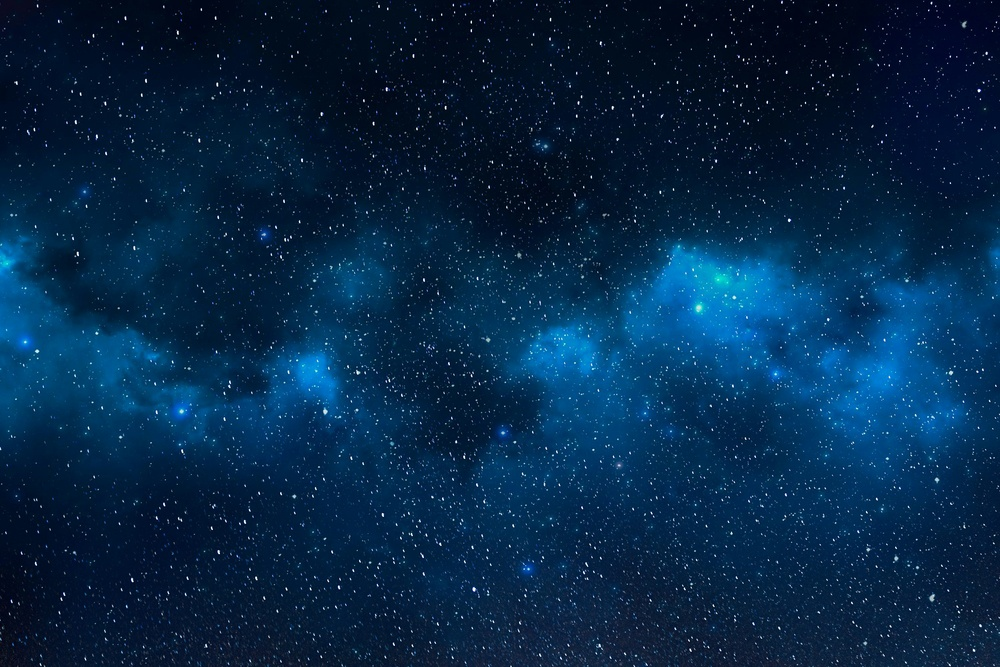
#> input picture referencias/contadordeestrela/exemplo.jpg, 1000 x 667 px, shrunk from 3000 x 2000 before the run
$ python contadordeestrela.py
#> lines starting #> are read from the running program, lines starting #| are printed output that depends on the picture; after the words box and inside, x2 and y2 are one past the last pixel; in counts of white or black regions, pixels touching at a corner belong together
import cv2
import numpy as np
from skimage import measure
import matplotlib.pyplot as plt

# Função para carregar e pré-processar a imagem
def preprocess_image(image_path):
    # Carrega a imagem
#> called with image_path = './exemplo.jpg'
    img = cv2.imread(image_path, cv2.IMREAD_COLOR)
#> img is the input picture: shape (667, 1000, 3); mean B, G, R 71.3, 39, 5.1

    # Converte para escala de cinza
    gray = cv2.cvtColor(img, cv2.COLOR_BGR2GRAY)
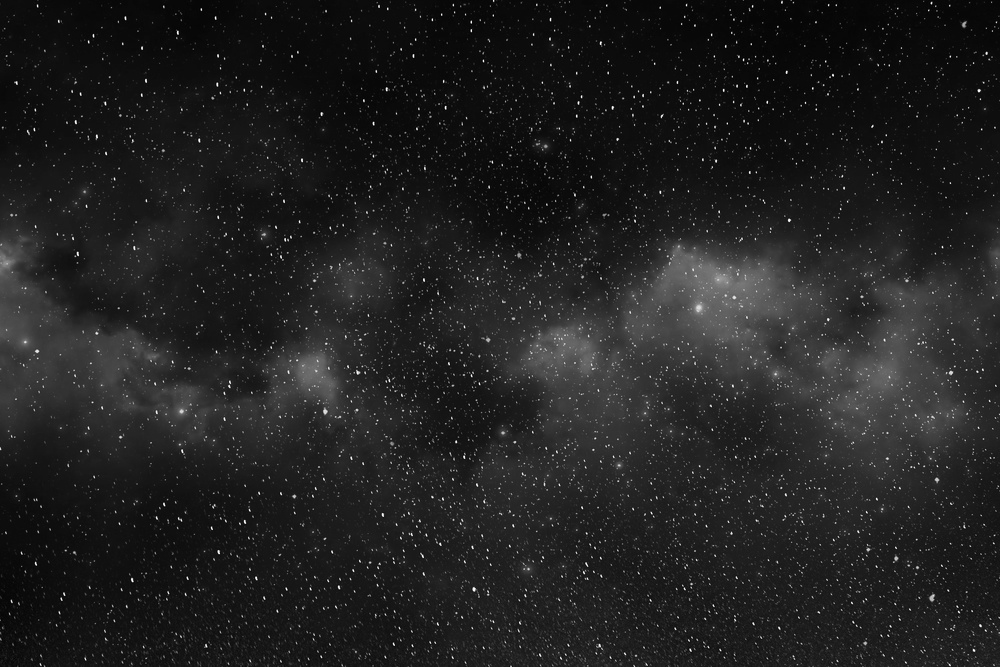
#> gray: shape (667, 1000); min 1, max 253, mean 32.5

    # Aplica um filtro Gaussiano para remover ruído
    blurred = cv2.GaussianBlur(gray, (7, 7), 0)

    # Binariza usando limiar adaptativo
    _, binary = cv2.threshold(blurred, 30, 255, cv2.THRESH_BINARY)
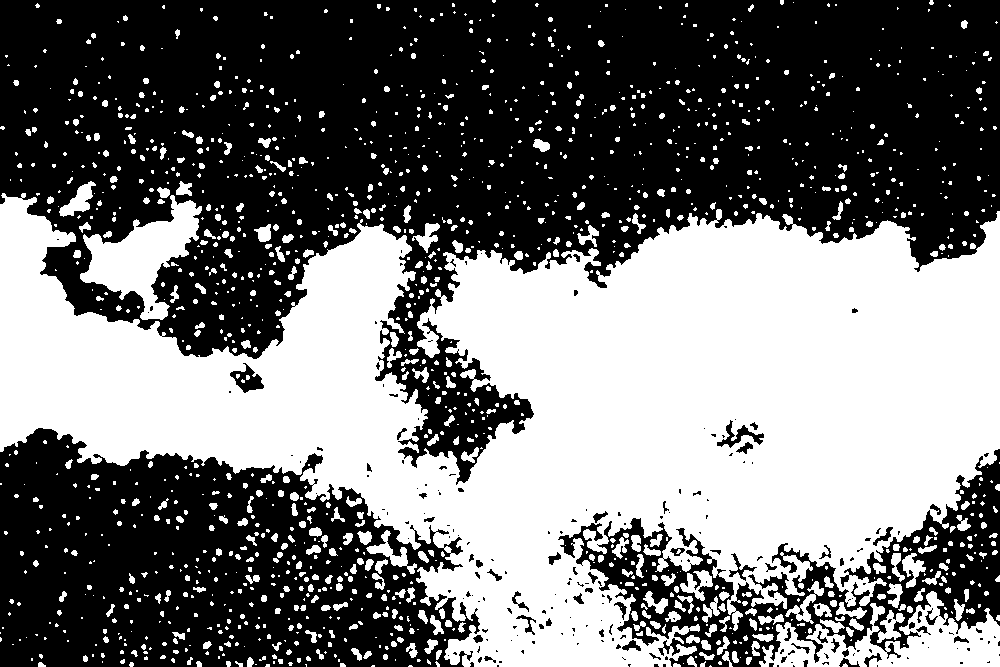
#> binary: shape (667, 1000); 45.5% white; 1497 white regions (1012 under 20 px), largest, box (x1, y1, x2, y2) and area: (0, 193, 1000, 667) 256189, (759, 591, 1000, 667) 8046, (80, 195, 202, 320) 6410

    return binary

# Função para contar estrelas
def count_stars(binary_img):
    # Inverte a imagem (estrelas devem estar em branco)
    binary_img = cv2.bitwise_not(binary_img)

    # Usa rotulagem de componentes conectados
    labels = measure.label(binary_img, connectivity=2)
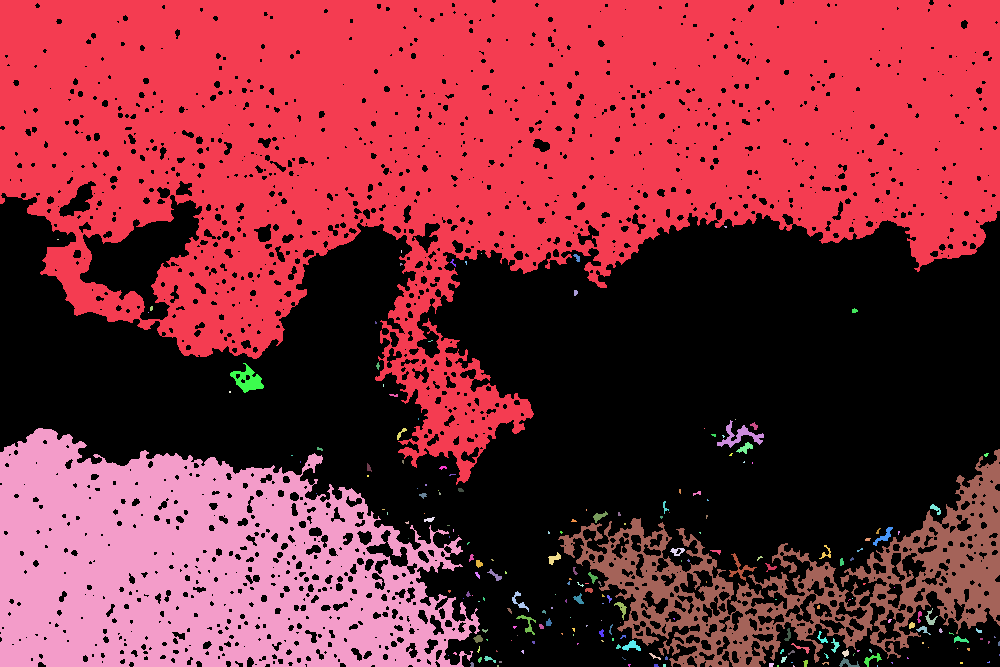
#> labels: shape (667, 1000) int64; 217 distinct labels, from 0 to 216; one colour per label, 0 black

    # Conta quantos objetos foram encontrados
    star_count = len(np.unique(labels)) - 1  # subtrai 1 para excluir o fundo (label 0)
#> star_count = 216

    return star_count, labels

# Caminho da imagem (substitua pelo caminho da sua imagem)
image_path = './exemplo.jpg'

# Pré-processamento
binary = preprocess_image(image_path)

# Contagem
num_stars, labeled_image = count_stars(binary)
#> num_stars = 216

# Resultado
print(f"Número de estrelas detectadas: {num_stars}")
#| Número de estrelas detectadas: 216

# (Opcional) Visualização
plt.figure(figsize=(10, 5))
plt.subplot(1, 2, 1)
plt.title("Imagem binarizada")
plt.imshow(binary, cmap='gray')

plt.subplot(1, 2, 2)
plt.title("Estrelas rotuladas")
plt.imshow(labeled_image, cmap='nipy_spectral')
plt.show()
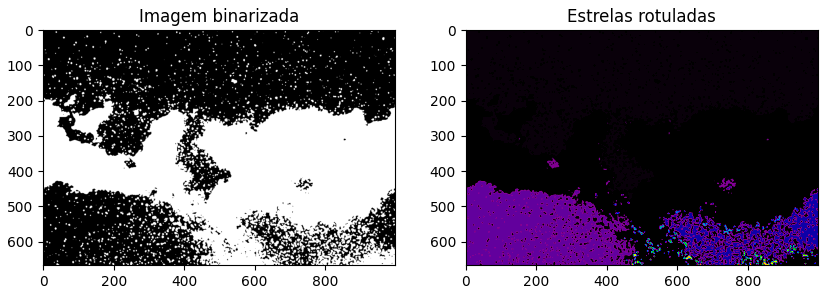
#> figure drawn by matplotlib, 2 panels
